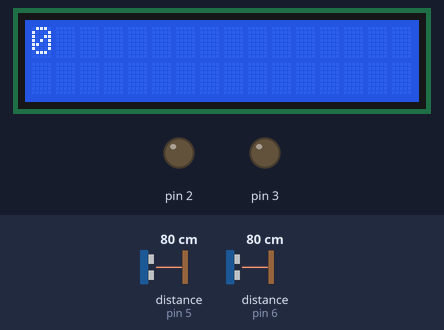
This sketch was run on a simulated Arduino Uno, built with avr-gcc and run on an emulated ATmega328P. On the bench: 16×2 character LCD, output pins drawn as LEDs (lit = HIGH). Wiring (inferred from the names in the program): 2 × ultrasonic range finder: trigger pin 4, echo pin 5 / trigger pin 7, echo pin 6. The inputs (shaded band) are chosen by the test bench; at power-on: distance to the obstacle (sensors on pin 5, pin 6) 80 cm. The echo pulse lasts 58.3 µs per cm; pins used as bus, display or sensor lines are not drawn; what the sketch prints to the serial monitor is not drawn.

Above: at 1.2 s.
1.3 s: distance to the obstacle (sensor on pin 5) set to 2 cm
At 7.8 s:
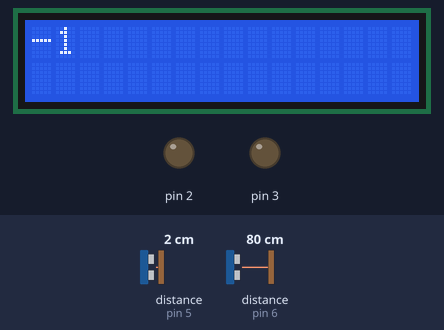
12.1 s: distance to the obstacle (sensor on pin 6) set to 2 cm
At 16.4 s:
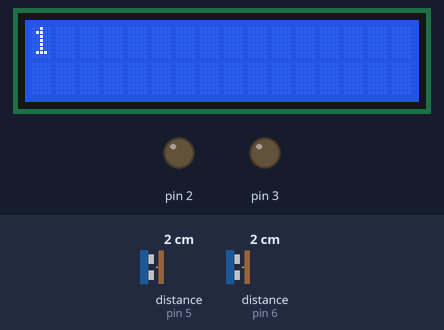
18.1 s: distance to the obstacle (sensor on pin 6) set to 18 cm
At 22.7 s:
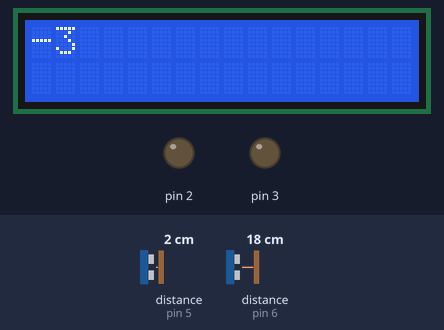
24.1 s: distance to the obstacle (sensor on pin 6) set to 4 cm
At 26.4 s:
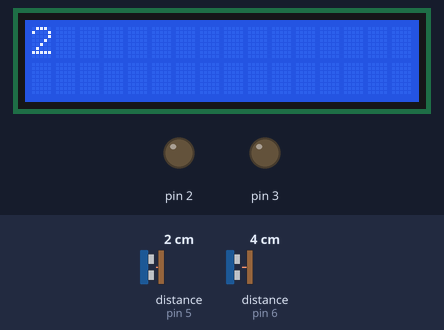
30.1 s: distance to the obstacle (sensor on pin 5) set to 18 cm
At 32.9 s:
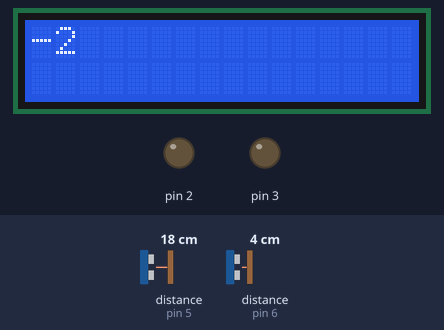
Timing chart, 0 to 34.4 s (numbered marks = the images above; inputs shaded):
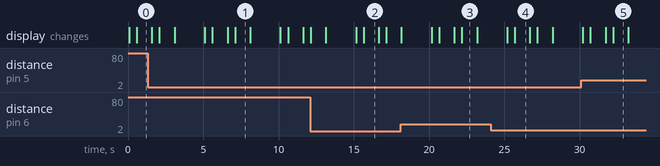

Measured:
- what the display in image 1 shows lasts 1.0 s, from 7.1 s to 8.1 s

The sketch:

code.ino
```cpp
#include <LiquidCrystal.h> // including library for LCD Display
#define MAX_DISTANCE 200 // Max Distance In Cm
const int rs = 13, en = 12, d4 = 11, d5 = 10, d6 = 9, d7 = 8;
LiquidCrystal lcd(rs, en, d4, d5, d6, d7);
const int trigPin = 7;
const int echoPin = 6;
const int trigPin1 = 4;
const int echoPin1 = 5;
long duration1=0;
float distance1=0;
long duration=0;
float distance=0;
int cin=0,cout=0;
void setup(){
  Serial.begin(9600);
pinMode(trigPin, OUTPUT);
pinMode(echoPin, INPUT);
pinMode(trigPin1, OUTPUT);
pinMode(echoPin1, INPUT);
 lcd.begin(16, 2);
  pinMode(2,OUTPUT);
  pinMode(3,OUTPUT);
  lcd.clear();
  lcd.print("hii");
}
void loop(){
  digitalWrite(3,LOW);
  digitalWrite(2,LOW);
  digitalWrite(trigPin, LOW);
  delayMicroseconds(2);
  digitalWrite(trigPin, HIGH);
  delayMicroseconds(10);
  digitalWrite(trigPin, LOW);
  duration = pulseIn(echoPin, HIGH);
  distance = (duration * 0.034)/2;
  digitalWrite(trigPin1, LOW);
  delayMicroseconds(2);
  digitalWrite(trigPin1, HIGH);
  delayMicroseconds(10);
  digitalWrite(trigPin1, LOW);
  duration1 = pulseIn(echoPin1, HIGH);
  distance1 = (duration1 * 0.034)/2;
   if(distance<=12)//12 cm
  {cin++;
  cout++;}
  if(distance1<=12){//12 cm
    cout--;
  }
  	lcd.clear();
   lcd.print("Total car parked=");//Using This line of code we will print data on LCD
   delay(500);
   lcd.clear();
    lcd.print(cin);
    delay(1000);
    lcd.clear();
    lcd.print("presently parked car's=");
   delay(500);
   lcd.clear();
   lcd.print(cout);
   delay(1000);
   lcd.clear();

   Serial.print("total car parked in the parking =");
  Serial.println(cin);
  delay(1000);
  Serial.print("presently parked car in the parking are =");
  Serial.println(cout);
  delay(1000);

}
```
